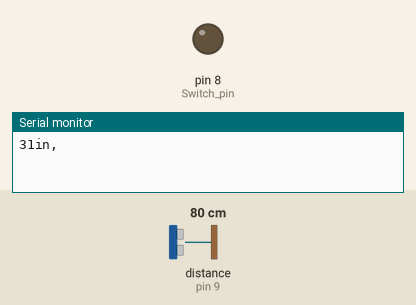
The sketch below on a simulated Arduino Uno, built with avr-gcc and run on an emulated ATmega328P. Shown: output pins drawn as LEDs (lit = HIGH), the last lines printed to the serial monitor. Wiring (inferred from the names in the program): ultrasonic range finder: trigger pin 9; echo pin 9. The inputs (shaded band) are chosen by the test bench; at power-on: distance to the obstacle (sensor on pin 9) 80 cm. The echo pulse lasts 58.3 µs per cm.

Above: at 0.2 s.
At 1.3 s:
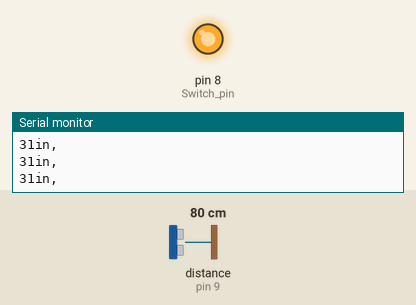
1.4 s: distance to the obstacle (sensor on pin 9) set to 2 cm
4.4 s: distance to the obstacle (sensor on pin 9) set to 35 cm
Timing chart, 0 to 7.4 s (numbered marks = the images above; inputs shaded):
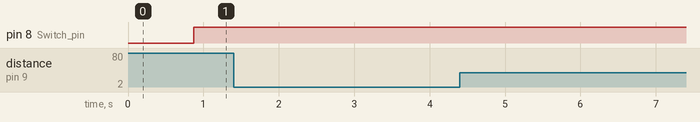

The sketch:

LightSwtichSensor.ino
```cpp
#define UDS_pin 9
#define Switch_pin 8

bool activator = false;
bool active = false;

byte validator = 0;

float TheDistance = 49.99;

void setup() {
  Serial.begin(9600);
  delay(100);

  pinMode(Switch_pin, OUTPUT);
}

void loop() {
  //function that reads UDS inputs
  int UDS_Reader = UltrasonicDistanceSensor();

  //conditional statment if reader is within a distance
  if (UDS_Reader <= TheDistance) {
    //conditional statment to validate distance
    if (validator >= 2) {
      activator = true;
    }

    //increment validation if sensor detects object within a certain distance
    validator += 1;
    delay(250);  // delay for 250ms
  } else {
    //if distance is far make validation number to 0
    validator = 0;
  }

//while loop if activator is true do the codes inside
  while (activator) {
    //function that reads UDS inputs
    UDS_Reader = UltrasonicDistanceSensor();

    //make switch open
    digitalWrite(Switch_pin, HIGH);

    //somesort of validation also to check if object moved out of the given distance
    if (UDS_Reader >= TheDistance) {
      active = true;
    }

    //conditional statment if object moved in of the given distance again then will close the loop
    if (active && UDS_Reader <= TheDistance) {
      activator = false;
    }
  }

  //while loop when object is closed again and the first loop ended
  while (active) {
    //function that reads UDS inputs
    UDS_Reader = UltrasonicDistanceSensor();

    //will make the switch close
    digitalWrite(Switch_pin, LOW);

    //conditional statment to check if object moved out of the given distance
    if (UDS_Reader >= TheDistance) {
      active = false;
    }
  }
}


int UltrasonicDistanceSensor() {
  // establish variables for duration of the ping, and the distance result
  // in inches and centimeters:
  long duration, inches;

  // The PING))) is triggered by a HIGH pulse of 2 or more microseconds.
  // Give a short LOW pulse beforehand to ensure a clean HIGH pulse:
  pinMode(UDS_pin, OUTPUT);
  digitalWrite(UDS_pin, LOW);
  delayMicroseconds(2);
  digitalWrite(UDS_pin, HIGH);
  delayMicroseconds(5);
  digitalWrite(UDS_pin, LOW);

  // The same pin is used to read the signal from the PING))): a HIGH pulse
  // whose duration is the time (in microseconds) from the sending of the ping
  // to the reception of its echo off of an object.
  pinMode(UDS_pin, INPUT);
  duration = pulseIn(UDS_pin, HIGH);

  // convert the time into a distance
  inches = microsecondsToInches(duration);

  Serial.print(inches);
  Serial.println("in, ");

  return inches;
}

long microsecondsToInches(long microseconds) {
  // According to Parallax's datasheet for the PING))), there are 73.746
  // microseconds per inch (i.e. sound travels at 1130 feet per second).
  // This gives the distance travelled by the ping, outbound and return,
  // so we divide by 2 to get the distance of the obstacle.
  // See: https://www.parallax.com/package/ping-ultrasonic-distance-sensor-downloads/
  return microseconds / 74 / 2;
}
```
